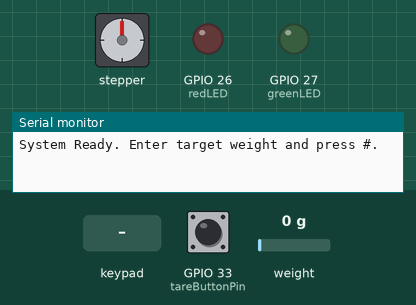
A sketch run on a simulated ESP32. Shown: stepper motor, output pins drawn as LEDs (lit = HIGH), the last lines printed to the serial monitor. Dashed ring = blinking. The test bench sets the inputs (shaded band); at power-on: GPIO 33 (tareButtonPin) HIGH, weight on the scale 0 g. Stepper angles assume 200 steps per turn.

Above: at 2.2 s.
2.3 s: GPIO 33 (tareButtonPin) pulled LOW for 0.15 s
4.8 s: key '1' pressed
6.3 s: keypad keys 1 9 1 8 5 1 7 # pressed 0.4 s apart
11.0 s: weight on the scale set to 13 g
14.0 s: weight on the scale set to 17 g
At 16.26 s:
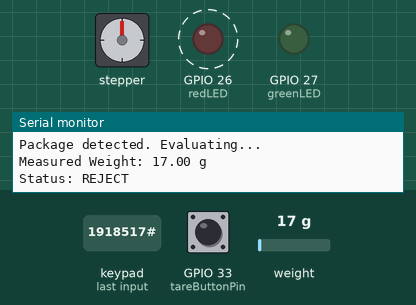
17.0 s: key '*' pressed
At 18.1 s:
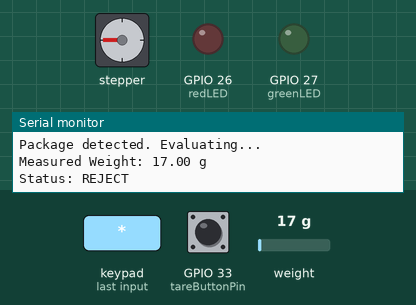
Timing chart, 0 to 20.1 s (numbered marks = the images above; inputs shaded):
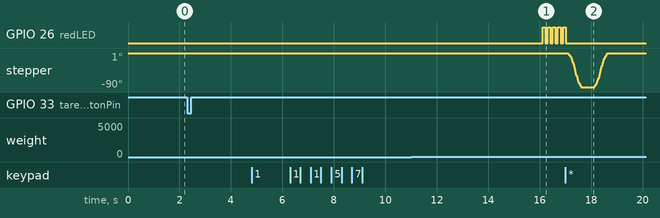

Measured:
- the behaviour switches between 15 and 16 g on weight on the scale (found by bisection; images 0 and 1)
- after the input at 11.0 s, every drawn part: stays the same
- after the input at 14.0 s, GPIO 26 (redLED): alternates HIGH for 0.10 s and LOW for 0.10 s, starting after 2.1 s

The sketch:

Ex02d_Combined_Sorter.ino
```cpp
#include <Keypad.h>
#include <HX711.h>
#include <AccelStepper.h>

// ---------------------------------------------------------
// 1. Human-Machine Interface (Keypad Setup)
// ---------------------------------------------------------
const byte ROWS = 4;
const byte COLS = 4;
char keys[ROWS][COLS] = {
  {'1','2','3','A'},
  {'4','5','6','B'},
  {'7','8','9','C'},
  {'*','0','#','D'}
};
// ESP32 Pin Connections for Keypad
byte rowPins[ROWS] = {19, 18, 5, 17};
byte colPins[COLS] = {16, 4, 2, 15};

Keypad keypad = Keypad(makeKeymap(keys), rowPins, colPins, ROWS, COLS);
String inputString = "";
float targetWeight = 0.0;

// ---------------------------------------------------------
// 2. Precision Scale (HX711 Setup)
// ---------------------------------------------------------
const int HX711_dout = 22;
const int HX711_sck = 23;
const int tareButtonPin = 33;
HX711 scale;

// Replace this with your load cell's specific calibration factor
float calibration_factor = 2280.0;

// ---------------------------------------------------------
// 3. Actuator (Stepper Motor Setup)
// ---------------------------------------------------------
const int dirPin = 14;
const int stepPin = 12;
// Using A4988 or DRV8825 driver (Type = 1)
AccelStepper stepper(AccelStepper::DRIVER, stepPin, dirPin);

// Assuming 200 steps per revolution (1.8 degree step angle)
// 90 degrees = 50 steps. Adjust based on your microstepping settings.
const int STEPS_90_DEG = 50;

// ---------------------------------------------------------
// 4. Indicator LEDs
// ---------------------------------------------------------
const int greenLED = 27;
const int redLED = 26;

// State management for package detection
bool packageOnScale = false;
const float MIN_WEIGHT_THRESHOLD = 15.0; // Minimum weight (grams) to trigger a scan

void setup() {
  Serial.begin(115200);

  // Initialize LEDs and Tare Button
  pinMode(greenLED, OUTPUT);
  pinMode(redLED, OUTPUT);
  pinMode(tareButtonPin, INPUT_PULLUP);

  // Initialize Scale
  scale.begin(HX711_dout, HX711_sck);
  scale.set_scale(calibration_factor);
  scale.tare(); // Auto-tare on startup
  Serial.println("System Ready. Enter target weight and press #.");

  // Initialize Stepper Motor
  stepper.setMaxSpeed(1000);
  stepper.setAcceleration(500);
}

void loop() {
  // --- Check Tare Button ---
  if (digitalRead(tareButtonPin) == LOW) {
    scale.tare();
    Serial.println("Scale Zeroed (Tared).");
    delay(500); // Debounce
  }

  // --- Keypad Input Logic ---
  char key = keypad.getKey();
  if (key) {
    if (key == '*') {
      inputString = ""; // Clear input
      Serial.println("Screen Cleared.");
    }
    else if (key == '#') {
      targetWeight = inputString.toFloat(); // Save target weight
      Serial.print("Target Weight Saved: ");
      Serial.print(targetWeight);
      Serial.println(" g");
      inputString = ""; // Reset for next input
    }
    else if (isDigit(key)) {
      inputString += key;
      Serial.print("Input: ");
      Serial.println(inputString);
    }
  }

  // --- Sorting Logic ---
  // Only process if a target weight has been set
  if (targetWeight > 0) {
    float currentWeight = scale.get_units(5); // Average of 5 readings

    // Detect if a package is placed on the scale
    if (currentWeight > MIN_WEIGHT_THRESHOLD && !packageOnScale) {
      packageOnScale = true;
      Serial.println("Package detected. Evaluating...");

      // Wait a moment for the scale to stabilize
      delay(1000);
      currentWeight = scale.get_units(10);

      Serial.print("Measured Weight: ");
      Serial.print(currentWeight);
      Serial.println(" g");

      // Calculate 5% tolerance
      float lowerBound = targetWeight * 0.95;
      float upperBound = targetWeight * 1.05;

      if (currentWeight >= lowerBound && currentWeight <= upperBound) {
        // ACCEPT
        Serial.println("Status: ACCEPT");
        flashLED(greenLED);
        kickPackage(STEPS_90_DEG); // Kick Left
      } else {
        // REJECT
        Serial.println("Status: REJECT");
        flashLED(redLED);
        kickPackage(-STEPS_90_DEG); // Kick Right
      }
    }
    // Reset system once the package is removed from the scale
    else if (currentWeight < MIN_WEIGHT_THRESHOLD && packageOnScale) {
      packageOnScale = false;
      Serial.println("Scale cleared. Ready for next package.");
    }
  }
}

// ---------------------------------------------------------
// Helper Functions
// ---------------------------------------------------------

// Function to smoothly rotate the stepper to a position and return
void kickPackage(int targetPosition) {
  // Move to bin
  stepper.moveTo(targetPosition);
  while (stepper.distanceToGo() != 0) {
    stepper.run();
  }

  delay(500); // Pause briefly at the bin

  // Return to center (0 position)
  stepper.moveTo(0);
  while (stepper.distanceToGo() != 0) {
    stepper.run();
  }
}

// Function to rapidly flash an LED
void flashLED(int pin) {
  for (int i = 0; i < 5; i++) {
    digitalWrite(pin, HIGH);
    delay(100);
    digitalWrite(pin, LOW);
    delay(100);
  }
}
```
